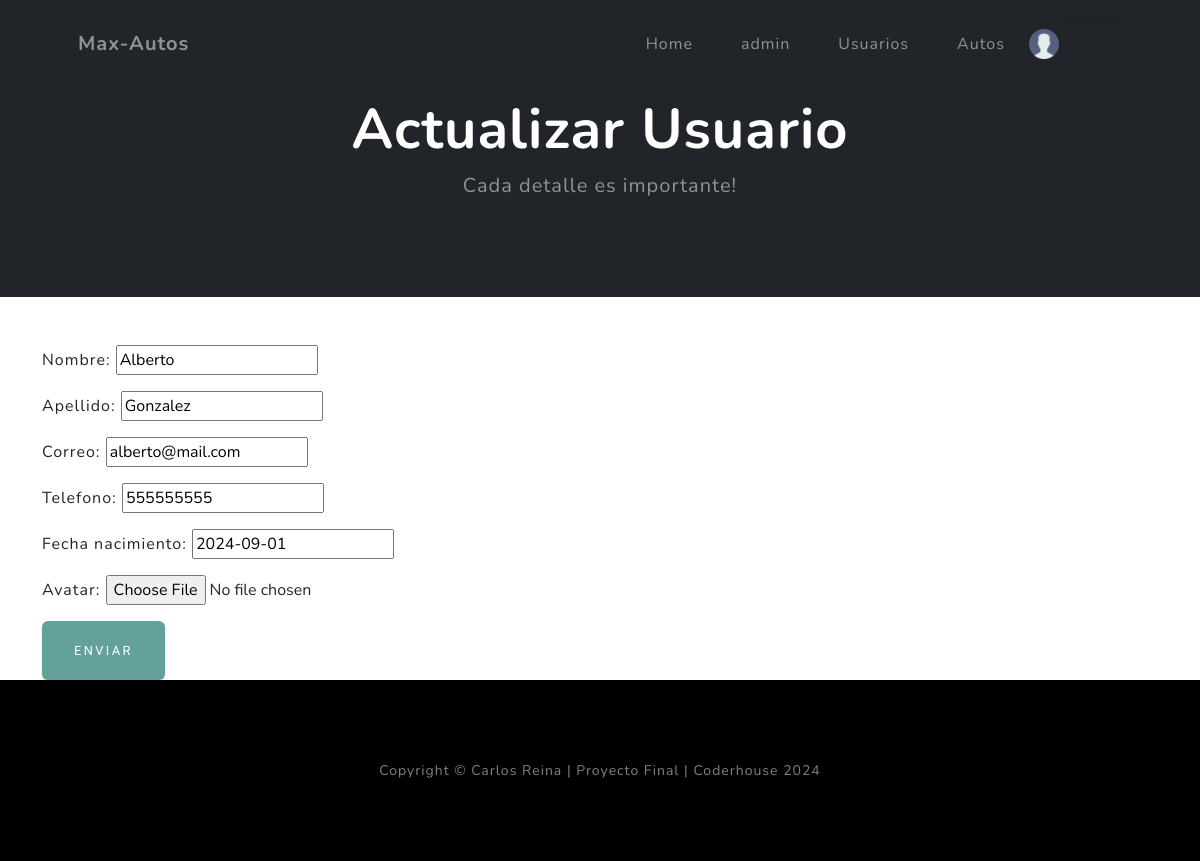
The app's page /usuarios/usuario/update/1 (signed in) with its own data.
### usuarios/models.py (models this page shows, shortened)
class Usuario(models.Model):
    nombre = models.CharField(max_length=50)
    apellido = models.CharField(max_length=50)
    correo = models.CharField(max_length=255)
    telefono = models.CharField(max_length=15)
    fecha_nacimiento = models.DateField(null=True, blank=True)
    avatar = models.ImageField(upload_to="avatares", blank=True, null=True)

### usuarios/views.py (the view)
# urls.py: path("usuario/update/<int:pk>", views.UsuarioUpdate.as_view(), name="usuario_update"),
class UsuarioUpdate(UpdateView):
    model = Usuario
    form_class = UsuarioForm
    success_url = reverse_lazy('autos:autos_list')
    template_name = 'usuarios/usuario_create.html'

### usuarios/forms.py (shortened to what this page needs)
class UsuarioForm(forms.ModelForm):
    class Meta:
        model = Usuario
        fields = '__all__'

### usuarios/templates/usuarios/usuario_create.html (shortened to what this page needs)
{% extends 'core/base.html' %}
{% block header %}
    {% if form.instance.pk %}
    <header class="bg-dark py-5">
        <div class="container px-4 px-lg-5 my-5">
            <div class="text-center text-white">
                <h1 class="display-4 fw-bolder">Actualizar Usuario</h1>
                <p class="lead fw-normal text-white-50 mb-0">Cada detalle es importante!</p>
            </div>
        </div>
    </header>
    {% endif %}
{% endblock header %}
{% block main %}
<div class="container mt-5">
    <form method="post">
        <div class="mb-3">
            {{ form.as_p }}
        </div>
        <button type="submit" class="btn btn-primary">Enviar</button>
    </form>
</div>
{% endblock main %}

### core/templates/core/componets/navbar.html (shortened to what this page needs)
{% load static %}
<nav class="navbar navbar-expand-lg navbar-light fixed-top" id="mainNav">
    <div class="container px-4 px-lg-5">
        <a class="navbar-brand" href="{% url 'core:index' %}">Max-Autos</a>
        <div class="collapse navbar-collapse" id="navbarResponsive">
            <ul class="navbar-nav ms-auto">
                <li class="nav-item"><a class="nav-link" href="{% url 'core:index' %}">Home</a></li>
                {% if user.is_authenticated %}
                    <li class="nav-item"><a class="nav-link" href="{% url 'core:profile' %}">{{ user.username }}</a></li>
                    <li class="nav-item"><a class="nav-link" href="{% url 'usuarios:index' %}">Usuarios</a></li>
                    <li class="nav-item"><a class="nav-link" href="{% url 'autos:index' %}">Autos</a></li>
                    {% if user.usuario.avatar %}
                    <li class="nav-item d-flex align-items-center">
                        <img src="{{ user.usuario.avatar.url }}" alt="avatar" style="width: 30px; height: 30px;">
                    </li>
                    {% else %}
                    <li class="nav-item d-flex align-items-center">
                        <img src="{% static 'core/img/usuario.png' %}" alt="avatar" style="width: 30px; height: 30px;">
                    </li>
                    {% endif %}
                    <li class="nav-item">
                        <form action="{% url 'core:logout' %}" method="post" class="d-inline">
                            <button type="submit" class="btn nav-link" style="background: none; border: none; padding: 0; color: inherit;">Logout</button>
                        </form>
                    </li>
                {% else %}
                    <li class="nav-item"><a class="nav-link" href="{% url 'core:login' %}">Login</a></li>
                {% endif %}
            </ul>
        </div>
    </div>
</nav>

### records on screen
Usuario: nombre "Alberto", apellido "Gonzalez", correo "alberto@mail.com", telefono "555555555", fecha_nacimiento "2024-09-01"

### other values on screen
{{ user.username }} "admin"
